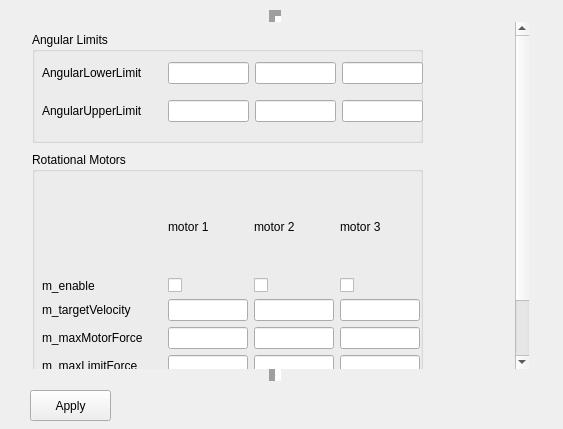
<?xml version="1.0" encoding="UTF-8"?>
<ui version="4.0">
 <class>Generic6DofConstraintController</class>
 <widget class="QWidget" name="Generic6DofConstraintController">
  <property name="geometry">
   <rect>
    <x>0</x>
    <y>0</y>
    <width>563</width>
    <height>429</height>
   </rect>
  </property>
  <property name="windowTitle">
   <string>Form</string>
  </property>
  <widget class="QPushButton" name="pbSaveChanges">
   <property name="geometry">
    <rect>
     <x>30</x>
     <y>390</y>
     <width>81</width>
     <height>31</height>
    </rect>
   </property>
   <property name="text">
    <string>Apply</string>
   </property>
  </widget>
  <widget class="QScrollArea" name="scrollArea">
   <property name="geometry">
    <rect>
     <x>10</x>
     <y>10</y>
     <width>531</width>
     <height>371</height>
    </rect>
   </property>
   <property name="frameShape">
    <enum>QFrame::VLine</enum>
   </property>
   <property name="lineWidth">
    <number>6</number>
   </property>
   <property name="verticalScrollBarPolicy">
    <enum>Qt::ScrollBarAlwaysOn</enum>
   </property>
   <property name="widgetResizable">
    <bool>false</bool>
   </property>
   <widget class="QWidget" name="scrollAreaWidgetContents_2">
    <property name="geometry">
     <rect>
      <x>0</x>
      <y>0</y>
      <width>412</width>
      <height>419</height>
     </rect>
    </property>
    <widget class="QGroupBox" name="gbAngularLimits">
     <property name="geometry">
      <rect>
       <x>10</x>
       <y>10</y>
       <width>391</width>
       <height>111</height>
      </rect>
     </property>
     <property name="title">
      <string>Angular Limits</string>
     </property>
     <widget class="QWidget" name="gridLayoutWidget_2">
      <property name="geometry">
       <rect>
        <x>10</x>
        <y>20</y>
        <width>381</width>
        <height>81</height>
       </rect>
      </property>
      <layout class="QGridLayout" name="glAngularLimits">
       <item row="0" column="0">
        <widget class="QLabel" name="lAngularLowerLimit_title">
         <property name="minimumSize">
          <size>
           <width>120</width>
           <height>0</height>
          </size>
         </property>
         <property name="text">
          <string>AngularLowerLimit</string>
         </property>
        </widget>
       </item>
       <item row="1" column="0">
        <widget class="QLabel" name="lAngularUpperLimit_title">
         <property name="text">
          <string>AngularUpperLimit</string>
         </property>
        </widget>
       </item>
       <item row="0" column="1">
        <widget class="QLineEdit" name="leAngularLowerLimit_x"/>
       </item>
       <item row="1" column="1">
        <widget class="QLineEdit" name="leAngularUpperLimit_x">
         <property name="text">
          <string/>
         </property>
        </widget>
       </item>
       <item row="0" column="2">
        <widget class="QLineEdit" name="leAngularLowerLimit_y"/>
       </item>
       <item row="1" column="2">
        <widget class="QLineEdit" name="leAngularUpperLimit_y">
         <property name="text">
          <string/>
         </property>
        </widget>
       </item>
       <item row="0" column="3">
        <widget class="QLineEdit" name="leAngularLowerLimit_z"/>
       </item>
       <item row="1" column="3">
        <widget class="QLineEdit" name="leAngularUpperLimit_z">
         <property name="text">
          <string/>
         </property>
        </widget>
       </item>
      </layout>
     </widget>
    </widget>
    <widget class="QGroupBox" name="gbAngularMotors">
     <property name="geometry">
      <rect>
       <x>10</x>
       <y>130</y>
       <width>391</width>
       <height>291</height>
      </rect>
     </property>
     <property name="title">
      <string>Rotational Motors</string>
     </property>
     <widget class="QWidget" name="gridLayoutWidget">
      <property name="geometry">
       <rect>
        <x>10</x>
        <y>30</y>
        <width>380</width>
        <height>251</height>
       </rect>
      </property>
      <layout class="QGridLayout" name="glAngularMotors">
       <property name="sizeConstraint">
        <enum>QLayout::SetDefaultConstraint</enum>
       </property>
       <property name="margin">
        <number>0</number>
       </property>
       <item row="0" column="3">
        <widget class="QLabel" name="l_m3">
         <property name="text">
          <string>motor 3</string>
         </property>
        </widget>
       </item>
       <item row="0" column="2">
        <widget class="QLabel" name="l_m2">
         <property name="text">
          <string>motor 2</string>
         </property>
        </widget>
       </item>
       <item row="1" column="1">
        <widget class="QCheckBox" name="cbEnable_m1">
         <property name="text">
          <string/>
         </property>
        </widget>
       </item>
       <item row="1" column="2">
        <widget class="QCheckBox" name="cbEnable_m2">
         <property name="text">
          <string/>
         </property>
        </widget>
       </item>
       <item row="1" column="3">
        <widget class="QCheckBox" name="cbEnable_m3">
         <property name="text">
          <string/>
         </property>
        </widget>
       </item>
       <item row="1" column="0">
        <widget class="QLabel" name="l_enable_title">
         <property name="sizePolicy">
          <sizepolicy hsizetype="Fixed" vsizetype="Preferred">
           <horstretch>0</horstretch>
           <verstretch>0</verstretch>
          </sizepolicy>
         </property>
         <property name="maximumSize">
          <size>
           <width>100</width>
           <height>16777215</height>
          </size>
         </property>
         <property name="text">
          <string>m_enable</string>
         </property>
        </widget>
       </item>
       <item row="2" column="0">
        <widget class="QLabel" name="l_targetVelocity_title">
         <property name="sizePolicy">
          <sizepolicy hsizetype="Fixed" vsizetype="Preferred">
           <horstretch>0</horstretch>
           <verstretch>0</verstretch>
          </sizepolicy>
         </property>
         <property name="minimumSize">
          <size>
           <width>120</width>
           <height>0</height>
          </size>
         </property>
         <property name="maximumSize">
          <size>
           <width>100</width>
           <height>16777215</height>
          </size>
         </property>
         <property name="text">
          <string>m_targetVelocity</string>
         </property>
        </widget>
       </item>
       <item row="2" column="1">
        <widget class="QLineEdit" name="leTargetVelocity_m1">
         <property name="enabled">
          <bool>true</bool>
         </property>
         <property name="sizePolicy">
          <sizepolicy hsizetype="Fixed" vsizetype="Fixed">
           <horstretch>0</horstretch>
           <verstretch>0</verstretch>
          </sizepolicy>
         </property>
         <property name="maximumSize">
          <size>
           <width>80</width>
           <height>16777215</height>
          </size>
         </property>
        </widget>
       </item>
       <item row="2" column="2">
        <widget class="QLineEdit" name="leTargetVelocity_m2">
         <property name="sizePolicy">
          <sizepolicy hsizetype="Fixed" vsizetype="Fixed">
           <horstretch>0</horstretch>
           <verstretch>0</verstretch>
          </sizepolicy>
         </property>
         <property name="maximumSize">
          <size>
           <width>80</width>
           <height>16777215</height>
          </size>
         </property>
        </widget>
       </item>
       <item row="2" column="3">
        <widget class="QLineEdit" name="leTargetVelocity_m3">
         <property name="maximumSize">
          <size>
           <width>80</width>
           <height>16777215</height>
          </size>
         </property>
        </widget>
       </item>
       <item row="3" column="0">
        <widget class="QLabel" name="l_maxMotorForce_title">
         <property name="sizePolicy">
          <sizepolicy hsizetype="Fixed" vsizetype="Preferred">
           <horstretch>0</horstretch>
           <verstretch>0</verstretch>
          </sizepolicy>
         </property>
         <property name="maximumSize">
          <size>
           <width>100</width>
           <height>16777215</height>
          </size>
         </property>
         <property name="text">
          <string>m_maxMotorForce</string>
         </property>
        </widget>
       </item>
       <item row="3" column="1">
        <widget class="QLineEdit" name="leMaxMotorForce_m1">
         <property name="sizePolicy">
          <sizepolicy hsizetype="Fixed" vsizetype="Fixed">
           <horstretch>0</horstretch>
           <verstretch>0</verstretch>
          </sizepolicy>
         </property>
         <property name="maximumSize">
          <size>
           <width>80</width>
           <height>16777215</height>
          </size>
         </property>
        </widget>
       </item>
       <item row="3" column="2">
        <widget class="QLineEdit" name="leMaxMotorForce_m2">
         <property name="maximumSize">
          <size>
           <width>80</width>
           <height>16777215</height>
          </size>
         </property>
        </widget>
       </item>
       <item row="3" column="3">
        <widget class="QLineEdit" name="leMaxMotorForce_m3">
         <property name="maximumSize">
          <size>
           <width>80</width>
           <height>16777215</height>
          </size>
         </property>
        </widget>
       </item>
       <item row="0" column="1">
        <widget class="QLabel" name="l_m1">
         <property name="text">
          <string>motor 1</string>
         </property>
        </widget>
       </item>
       <item row="4" column="1">
        <widget class="QLineEdit" name="leMaxLimitForce_m1">
         <property name="sizePolicy">
          <sizepolicy hsizetype="Fixed" vsizetype="Fixed">
           <horstretch>0</horstretch>
           <verstretch>0</verstretch>
          </sizepolicy>
         </property>
         <property name="maximumSize">
          <size>
           <width>80</width>
           <height>16777215</height>
          </size>
         </property>
        </widget>
       </item>
       <item row="4" column="2">
        <widget class="QLineEdit" name="leMaxLimitForce_m2">
         <property name="maximumSize">
          <size>
           <width>80</width>
           <height>16777215</height>
          </size>
         </property>
        </widget>
       </item>
       <item row="4" column="3">
        <widget class="QLineEdit" name="leMaxLimitForce_m3">
         <property name="maximumSize">
          <size>
           <width>80</width>
           <height>16777215</height>
          </size>
         </property>
        </widget>
       </item>
       <item row="4" column="0">
        <widget class="QLabel" name="l_maxMotorForce_title_2">
         <property name="sizePolicy">
          <sizepolicy hsizetype="Fixed" vsizetype="Preferred">
           <horstretch>0</horstretch>
           <verstretch>0</verstretch>
          </sizepolicy>
         </property>
         <property name="maximumSize">
          <size>
           <width>100</width>
           <height>16777215</height>
          </size>
         </property>
         <property name="text">
          <string>m_maxLimitForce</string>
         </property>
        </widget>
       </item>
       <item row="5" column="0">
        <widget class="QLabel" name="l_maxMotorForce_title_3">
         <property name="sizePolicy">
          <sizepolicy hsizetype="Fixed" vsizetype="Preferred">
           <horstretch>0</horstretch>
           <verstretch>0</verstretch>
          </sizepolicy>
         </property>
         <property name="maximumSize">
          <size>
           <width>100</width>
           <height>16777215</height>
          </size>
         </property>
         <property name="text">
          <string>m_bounce</string>
         </property>
        </widget>
       </item>
       <item row="5" column="1">
        <widget class="QLineEdit" name="leBounce_m1">
         <property name="sizePolicy">
          <sizepolicy hsizetype="Fixed" vsizetype="Fixed">
           <horstretch>0</horstretch>
           <verstretch>0</verstretch>
          </sizepolicy>
         </property>
         <property name="maximumSize">
          <size>
           <width>80</width>
           <height>16777215</height>
          </size>
         </property>
        </widget>
       </item>
       <item row="5" column="2">
        <widget class="QLineEdit" name="leBounce_m2">
         <property name="sizePolicy">
          <sizepolicy hsizetype="Fixed" vsizetype="Fixed">
           <horstretch>0</horstretch>
           <verstretch>0</verstretch>
          </sizepolicy>
         </property>
         <property name="maximumSize">
          <size>
           <width>80</width>
           <height>16777215</height>
          </size>
         </property>
        </widget>
       </item>
       <item row="5" column="3">
        <widget class="QLineEdit" name="leBounce_m3">
         <property name="sizePolicy">
          <sizepolicy hsizetype="Fixed" vsizetype="Fixed">
           <horstretch>0</horstretch>
           <verstretch>0</verstretch>
          </sizepolicy>
         </property>
         <property name="maximumSize">
          <size>
           <width>80</width>
           <height>16777215</height>
          </size>
         </property>
        </widget>
       </item>
       <item row="6" column="0">
        <widget class="QLabel" name="l_maxMotorForce_title_4">
         <property name="sizePolicy">
          <sizepolicy hsizetype="Fixed" vsizetype="Preferred">
           <horstretch>0</horstretch>
           <verstretch>0</verstretch>
          </sizepolicy>
         </property>
         <property name="maximumSize">
          <size>
           <width>100</width>
           <height>16777215</height>
          </size>
         </property>
         <property name="text">
          <string>m_damping</string>
         </property>
        </widget>
       </item>
       <item row="6" column="1">
        <widget class="QLineEdit" name="leDamping_m1">
         <property name="sizePolicy">
          <sizepolicy hsizetype="Fixed" vsizetype="Fixed">
           <horstretch>0</horstretch>
           <verstretch>0</verstretch>
          </sizepolicy>
         </property>
         <property name="maximumSize">
          <size>
           <width>80</width>
           <height>16777215</height>
          </size>
         </property>
        </widget>
       </item>
       <item row="6" column="2">
        <widget class="QLineEdit" name="leDamping_m2">
         <property name="sizePolicy">
          <sizepolicy hsizetype="Fixed" vsizetype="Fixed">
           <horstretch>0</horstretch>
           <verstretch>0</verstretch>
          </sizepolicy>
         </property>
         <property name="maximumSize">
          <size>
           <width>80</width>
           <height>16777215</height>
          </size>
         </property>
        </widget>
       </item>
       <item row="6" column="3">
        <widget class="QLineEdit" name="leDamping_m3">
         <property name="sizePolicy">
          <sizepolicy hsizetype="Fixed" vsizetype="Fixed">
           <horstretch>0</horstretch>
           <verstretch>0</verstretch>
          </sizepolicy>
         </property>
         <property name="maximumSize">
          <size>
           <width>80</width>
           <height>16777215</height>
          </size>
         </property>
        </widget>
       </item>
      </layout>
     </widget>
    </widget>
   </widget>
  </widget>
 </widget>
 <resources/>
 <connections/>
</ui>
